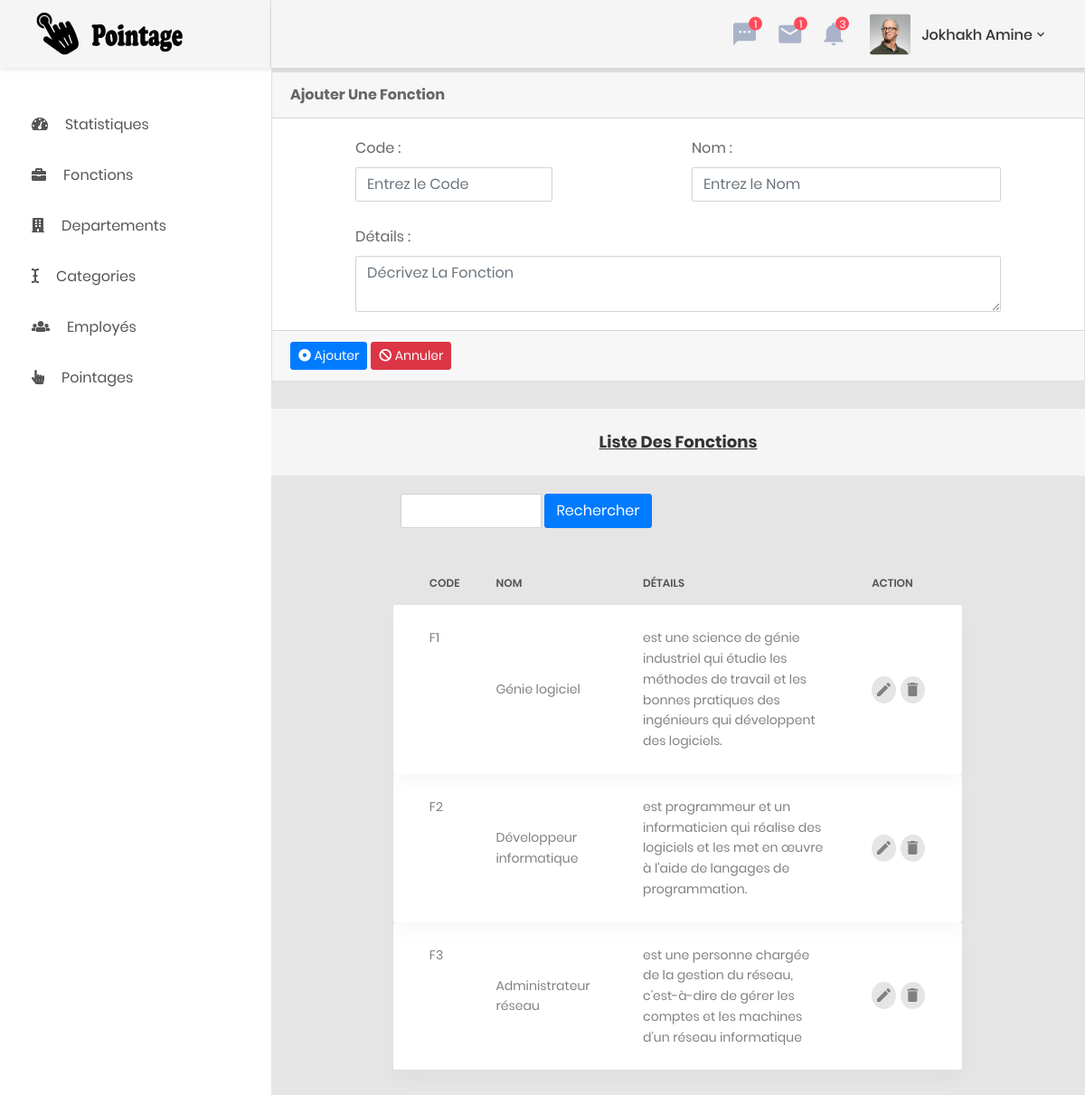
/GestionFonction.php (signed in), run on the app's committed database.
### tables this page shows
CREATE TABLE `fonction` (
  `code` varchar(30) NOT NULL,
  `nom` varchar(30) NOT NULL,
  `description` text NOT NULL
);

### FonctionService.php (called while the page is built, shortened)
<?php
class FonctionService
{
    private $fDAO;
    public function __construct(){
        $this->fDAO = new FonctionDAO();
    }
    public function getAllFonctionService(){
        $listFonctionDAO = $this->fDAO->getAllFonction();
        $listF = array();
        foreach ($listFonctionDAO as $f){
            $listF[] = new Fonction($f->code, $f->nom, $f->description);
        }
        return $listF;
    }
}

### FonctionDAO.php (called while the page is built, shortened)
<?php
    class FonctionDAO
    {
        private $pdo;
        public function __construct(){
            $this->pdo = new PDO("mysql:host=localhost;dbname=gestionpointage","root","");
        }
        public function getAllFonction(){
            $reqPre = $this->pdo->prepare("SELECT * FROM fonction");
            $reqPre->setFetchMode(PDO::FETCH_OBJ);
            $reqPre->execute();
            return $reqPre->fetchAll();
        }
    }
?>

### Fonction.php (called while the page is built, shortened)
<?php
class Fonction
{
    private $code;
    private $nom;
    private $description;
    public function __construct($code ="", $nom ="", $description="")
    {
        $this->code = $code;
        $this->nom = $nom;
        $this->description = $description;
    }
    public function getCode()
    {
        return $this->code;
    }
    public function getNom()
    {
        return $this->nom;
    }
    public function getDescription()
    {
        return $this->description;
    }
}
?>

### GestionFonction.php (the view, shortened to what this page needs)
<?php include("includes/Header.php");
include ('Fonction.php');
include ('FonctionDAO.php');
include ('FonctionService.php');
$fonctSev = new FonctionService();
$resultat = $fonctSev->getAllFonctionService();
?>
        <body style="font-size:16px">
        <div class="section__content section__content--p30" style="padding: 2%">
            <center><h1>Gestion des fonctions</h1></center>
        </div>
            <div class="card">
                <div class="card-header">
                    <strong>Ajouter Une Fonction </strong>
                </div>
                <div class="card-body card-block" style="margin: auto">
                    <form action="" method="post" id="fonction">
                        <table>
                            <tr>
                                <td>
                                    <div class="col col-sm-8">
                                        <label for="nf-email" class=" form-control-label">Code :</label>
                                        <input type="text" id="nf-email" name="code" placeholder="Entrez le Code" class="form-control" required>
                                    </div>
                                </td>
                                <td>
                                    <div class="col col-sm-12">
                                        <label for="nf-Nom" class=" form-control-label">Nom :</label>
                                        <input type="text" id="nf-Nom" name="nom" placeholder="Entrez le Nom" class="form-control" required>
                                    </div>
                                </td>
                            </tr>
                            <tr>
                                <td colspan="2">
                                    <br>
                                    <div class="col col-sm-10">
                                        <label for="nf-Details" class=" form-control-label">Détails :</label>
                                        <textarea style="width: 121%" type="text" id="nf-Details" name="desc" placeholder="Décrivez La Fonction" class="form-control" required" ></textarea>
                                    </div>
                                </td>
                            </tr>
                        </table>
                    </form>
                </div>
                <div class="card-footer">
                    <button type="submit" class="btn btn-primary btn-sm" form="fonction">
                        <i class="fa fa-dot-circle-o"></i> Ajouter
                    </button>
                    <button type="reset" class="btn btn-danger btn-sm" form="fonction">
                        <i class="fa fa-ban"></i> Annuler
                    </button>
                </div>
            </div>
        <div style="background-color: whitesmoke">
            <center><br><h4><u>Liste Des Fonctions</u></h4><br></center>
        </div>
        <div class="col-lg-6" style="margin-left: 12%">
                <div class="card-body card-block">
                    <form action="" method="post" class="form-horizontal">
                        <div class="row form-group">
                            <div class="col col-md-9">
                                <div class="input-group">
                                    <input type="text" id="input1-group2" name="filter" placeholder="" class="form-control">&nbsp;
                                    <div class="input-group-btn">
                                        <button class="btn btn-primary" type="submit">Rechercher</button>
                                    </div>
                                </div>
                            </div>
                        </div>
                    </form>
                </div>
        </div>
            <div class="table-responsive table-responsive-data2">
                <center>
                    <table class="table table-data2" style="font-size:16px;width: 70%">
                        <thead>
                            <tr>
                                <th>Code</th>
                                <th>Nom</th>
                                <th>Détails</th>
                                <th>Action</th>
                            </tr>
                        </thead>
                        <tbody>
                        <?php
                            foreach ($resultat as $res){
                                echo  "<tr class='tr-shadow'>";
                                    echo "<td>".$res->getCode()."</td>";
                                    echo "<td>".$res->getNom()."</td>";
                                    echo "<td>".$res->getDescription()."</td>";
                                    echo "<td style='width: 11%'>
                                              <div style='margin-right: 10%'>
                                                    <div class='table-data-feature'>
                                                        <a href='?code=".$res->getCode()."&action=edit' class='item' data-toggle='tooltip' data-placement='top' title='Edit'>
                                                            <i class='zmdi zmdi-edit'></i>
                                                        </a>
                                                        <a href='?code=".$res->getCode()."&action=remove' class='item' data-toggle='tooltip' data-placement='top' title='Delete'>
                                                            <i class='zmdi zmdi-delete'></i>
                                                        </a>
                                                    </div>
                                              </div>
                                        </td>
                                       </tr>";
                            }
                        ?>
                        </tbody>
                    </table>
                </center>
            </div><br>
<?php include('includes/Footer.php') ?>

### data on the page
fonction: code "F1", nom "Génie logiciel", description "est une science de génie industriel qui étudie les méthodes de travail et les bonnes pratiques des ingénieurs qui développent des logiciels."
fonction: code "F2", nom "Développeur informatique", description "est programmeur et un informaticien qui réalise des logiciels et les met en œuvre à l'aide de langages de programmation."
fonction: code "F3", nom "Administrateur réseau", description "est une personne chargée de la gestion du réseau, c'est-à-dire de gérer les comptes et les machines d'un réseau informatique"

### other printed values
$nom "Jokhakh"
$pren "Amine"
